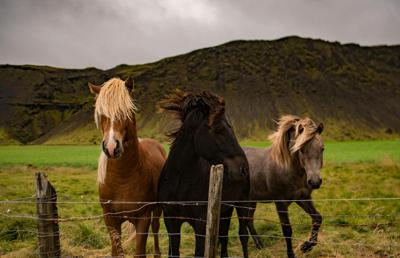
#> input picture test_exif.jpg, 400 x 258 px
$ python image-edit.py
#> lines starting #> are read from the running program, lines starting #| are printed output that depends on the picture
### banner.py
#!/usr/bin/python
# -*- coding: utf-8 -*-

#Banner for Image Editor


import random

header1='''
    _                              _ _
   | |                            / (_)   |  o
   | | _  _  _    __,   __,  _    \__   __|    _|_  __   ,_
 _ |/ / |/ |/ |  /  |  /  | |/    /    /  |  |  |  /  \_/  |
 \_/\/  |  |  |_/\_/|_/\_/|/|__/  \___/\_/|_/|_/|_/\__/    |_/
                         /|
                         \|
'''

header2='''
    ____                              ______    ___ __
   /  _/___ ___  ____ _____ ____     / ____/___/ (_) /_____  _____
   / // __ `__ \/ __ `/ __ `/ _ \   / __/ / __  / / __/ __ \/ ___/
 _/ // / / / / / /_/ / /_/ /  __/  / /___/ /_/ / / /_/ /_/ / /
/___/_/ /_/ /_/\__,_/\__, /\___/  /_____/\__,_/_/\__/\____/_/
                   /____/
'''
header3='''
o-O-o                        o--o    o    o
  |                          |       | o  |
  |   o-O-o  oo o--o o-o     O-o   o-O   -o- o-o o-o
  |   | | | | | |  | |-'     |    |  | |  |  | | |
o-O-o o o o o-o-o--O o-o     o--o  o-o |  o  o-o o
                   |
                o--o
'''
header4='''

888                              8888    8 w  w
 8  8d8b.d8b. .d88 .d88 .d88b    8www .d88 w w8ww .d8b. 8d8b
 8  8P Y8P Y8 8  8 8  8 8.dP'    8    8  8 8  8   8' .8 8P
888 8   8   8 `Y88 `Y88 `Y88P    8888 `Y88 8  Y8P `Y8P' 8
                   wwdP
'''
header5='''
 ___                      _
  |  ._ _   _.  _   _    |_  _| o _|_  _  ._
 _|_ | | | (_| (_| (/_   |_ (_| |  |_ (_) |
                _|
'''

header6='''
 _                                     ___        _     _
(_)                                   (  _`\     ( ) _ ( )_
| |  ___ ___     _ _    __     __     | (_(_)   _| |(_)| ,_)   _    _ __
| |/' _ ` _ `\ /'_` ) /'_ `\ /'__`\   |  _)_  /'_` || || |   /'_`\ ( '__)
| || ( ) ( ) |( (_| |( (_) |(  ___/   | (_( )( (_| || || |_ ( (_) )| |
(_)(_) (_) (_)`\__,_)`\__  |`\____)   (____/'`\__,_)(_)`\__)`\___/'(_)
                     ( )_) |
                      \___/'
'''


def header():
	header = [header1,header2,header3,header4,header5,header6]
	return random.choice(header)
	#return header7


### image-edit.py
#!/usr/bin/env python3
# -*- coding: utf-8 -*-


from PIL import Image
from PIL import ImageFilter
from PIL.ExifTags import TAGS
from banner import header

#save a image
# [14 lines left out: function save, not called in this run]

'''
    Ext = image_path.split('.')[-1]
    if result_ext == 'png':
        image.save(name_noExt + "new.png", 'PNG')
    elif result_ext == 'jpg':
        image.save(name_noExt + "new.jpg", 'JPG')
    else:
        image.save(name_noExt + "new.jpg", 'JPG' )
 '''

#imafe filters
# [87 lines left out: functions image_filter, rotate, flip, thumbnail, exif_info, not called in this run]
        #for python2
        # s = "{:<25} {:^9}".format(tag,data)
        # print(s)


#*********** Main driver Code **********#
#Main driver code
def image_main():
    '''
It is a light weight handy Image editing tool developed mainly for CLI users.
Library used: Pillow
Usage: You have to insert the Path of Image. For Example: /root/Desktop/test.jpg.
Then Enter the serial of the features to be used on Image
You can Type help for any help in any feature.
Features: Right now many features are included - Resizing, Filtering, Rotation, Flipping of Image

'''
    image_path = str(input("Enter the path of image or image name: "))
#> the answer given: test_exif.jpg
    #image_path = "test_exif.jpg"
    print(image_path)
    image = Image.open(image_path)
#> image is the input picture: PIL image 400x258 RGB; mean R, G, B 100, 87, 57.2
    #image.show()
    name_noExt = str(image_path.split('.')[0])
    Ext = image_path.split('.')[-1]
    print ('1. For Image resizing \n2. For Image format conversion \n3. For reducing the Quality of image(for reducing size) \n4. Apply image filter(E.g Blur, Sharpen etc.) \n5. Create thumbnail of image \n6. Rotate Image by Degree \n7. Get Information about image(Exif data) \n')
    user_choice = int(input('>>>'))
#> the answer given: 1

    #resizing of image
    if user_choice == 1:
        print('Current image size is: '+ str((image.size)[0]) + ' x ' + str((image.size)[1]))
#| Current image size is: 400 x 258
        width = int(input("Enter width: "))
#> the answer given: 100
        height = int(input("Enter height: "))
#> the answer given: 100
        new_image = image.resize((width, height))
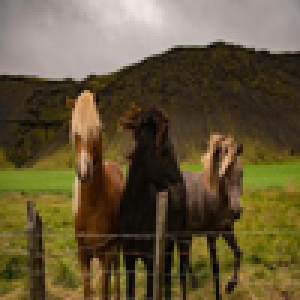
#> new_image: PIL image 100x100 RGB (shown 3 times larger); mean R, G, B 100, 87, 57.2
        new_image.save(name_noExt+"new."+Ext)
        print('The image is save as: '+ name_noExt+"new."+Ext)

    #changing image type e.g png to jpg
    elif user_choice == 2:
        img_format = (str(input('Enter the format as png/jpg :'))).lower()
        if img_format == 'png':
            image.save(name_noExt+"new.png", 'PNG')
        elif img_format == 'jpg':
            image.save(name_noExt+"new.jpg", 'jpeg')
        else:
            print('Sorry, Wrong Extension or currently not supported!')
        print('The image is save as: '+ name_noExt+"new.jpg")

    #Changing qualuty
    elif user_choice == 3:
        q = int(input("Enter the quality of image on scale of 0-100. Best(95), Good(85): "))
        image.save(name_noExt+"new.jpg", 'jpeg', quality=q)
        print('The image is save as: '+ name_noExt+"new.jpg")


    #filter image
    elif user_choice == 4:
        image_filter(image, image_path)

    #thumbnail of image
    elif user_choice == 5:
        thumbnail(image, image_path)

    #rotation of image
    elif user_choice == 6:
        rotate(image, image_path)

    #print Exif data of image
    elif user_choice == 7:
        exif_info(image, image_path)


#main function
if __name__ == "__main__":
    print(header())
    image_main()
